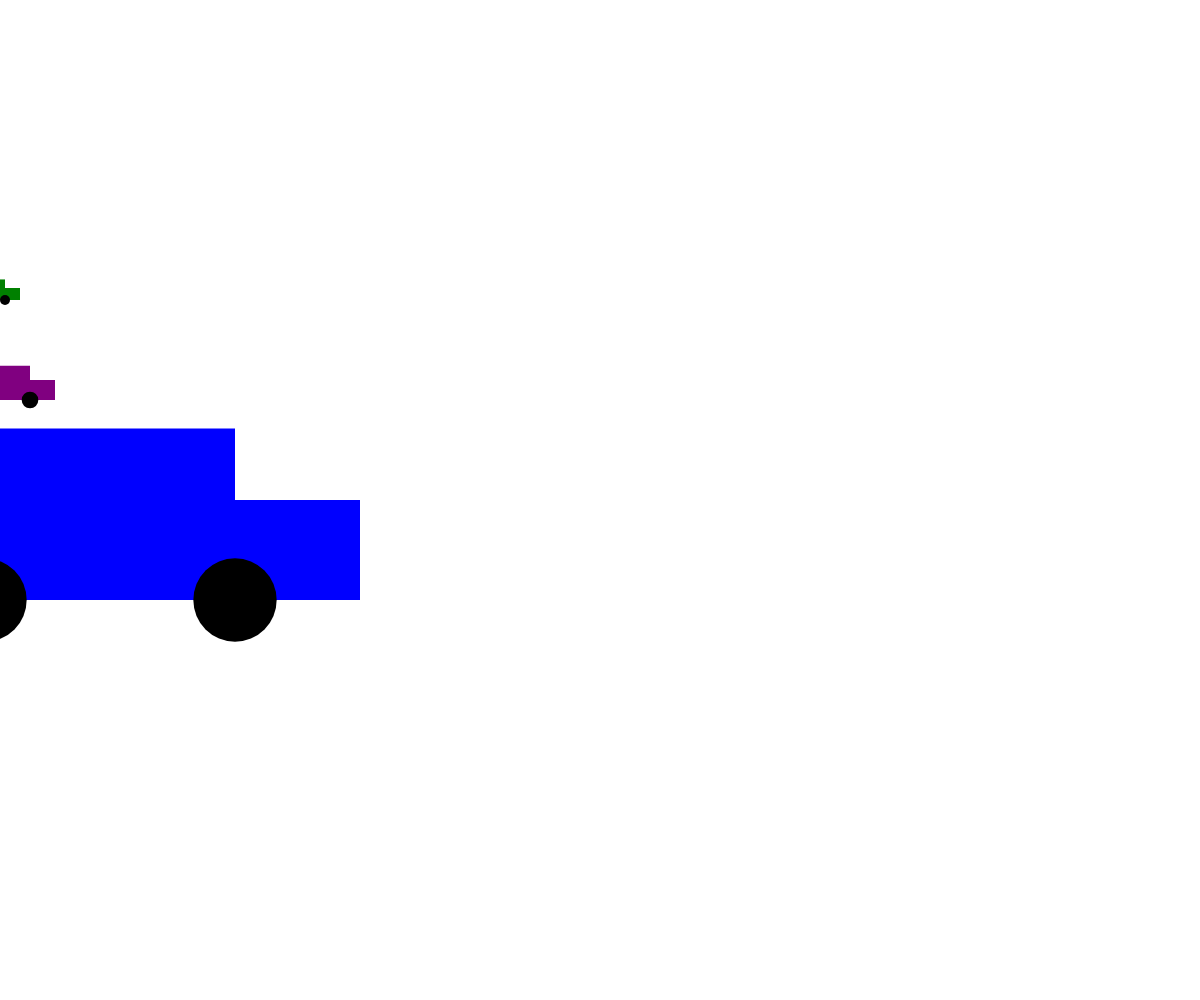
Frame 1 (no input)
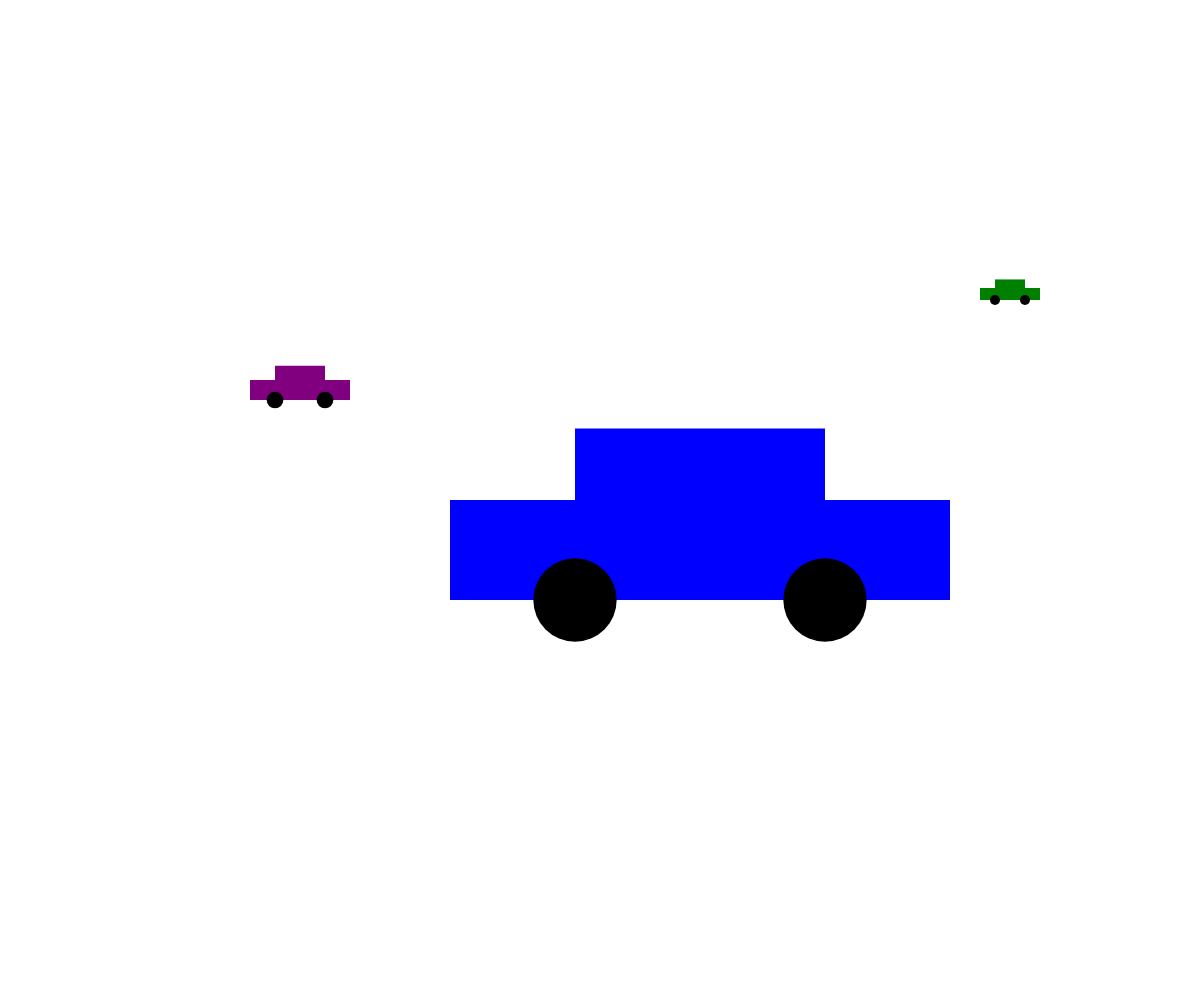
Frame 60 (no input)
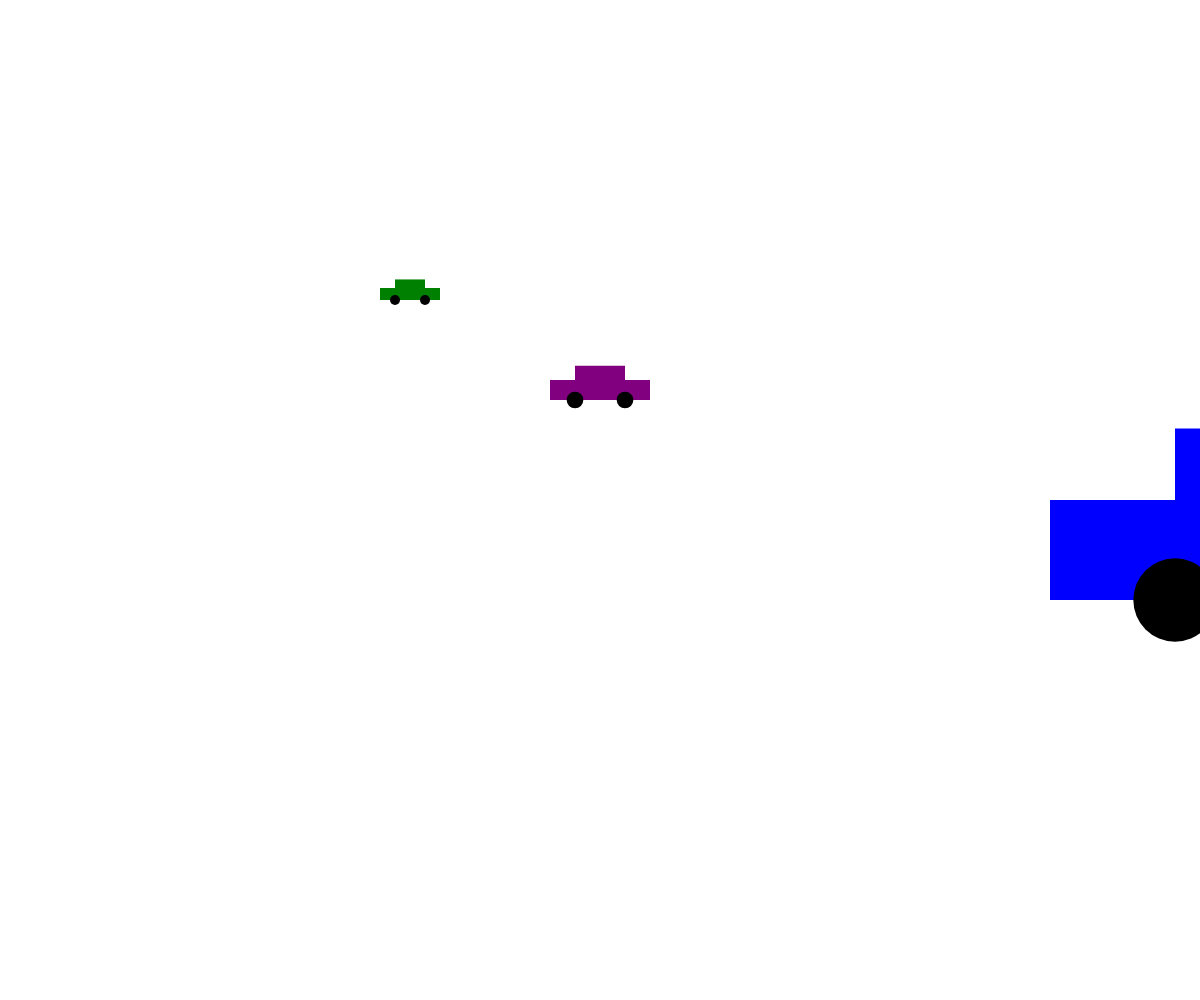
Frame 120 (the mouse pressed at the canvas centre since frame 60)

The p5.js sketch that drew these frames (run headless with seeded random() and noise() and a simulated clock; from frame 60 on, the mouse is pressed at the canvas centre):

// p5.js sketch
// ── sketch.js
const canvasWidth = window.innerWidth;
const canvasHeight = window.innerHeight; 

// feel free to change these values as you like!
const c1 = {
    x: 0,
    y: 400,
    width: 100,
    speed: 5,
    color: 'purple'
};
const c2 = {
    x: 0,
    y: 300,
    width: 60,
    speed: -10,
    color: 'green'
};

const c3 ={
    x: 100,
    y: 600,
    width: 500,
    speed: 10,
    color: 'blue'
};


// required to set up the canvas:
function setup() {
    createCanvas(canvasWidth, canvasHeight);
}


// animation loop:
function draw() {
    // clear the canvas:
    clear();

    // move the car:
    if (c1.x > canvasWidth + 400) {
        c1.x = -400;
    }
    if (c2.x < -200) {
        c2.x = canvasWidth + 200;
    }
    if (c3.x > canvasWidth + 200) {
        c3.x = -200;
    }

    c1.x += c1.speed;
    c2.x += c2.speed;
    c3.x += c3.speed;

    // redraw the car:
    drawCar(c1.x, c1.y, c1.width, c1.color);    
    drawCar(c2.x, c2.y, c2.width, c2.color);  
    drawCar(c3.x, c3.y, c3.width, c3.color);
}


// this function's job is to draw a car based on the 
// parameters the user passes in (x, y, size, fillColor, and wheelColor)
function drawCar(x, y, size, fillColor, wheelColor='black') {
    strokeWeight(0);
    
    // body
    fill(fillColor);
    rect(x - size/4, y - (size/5 + size/7), size / 2, size/7); // top
    rect(x - size/2, y - size/5, size, size/5); // bottom

    // wheels:
    fill(wheelColor);
    circle(x - size / 4, y, size / 6);
    circle(x + size / 4, y, size / 6);
}
